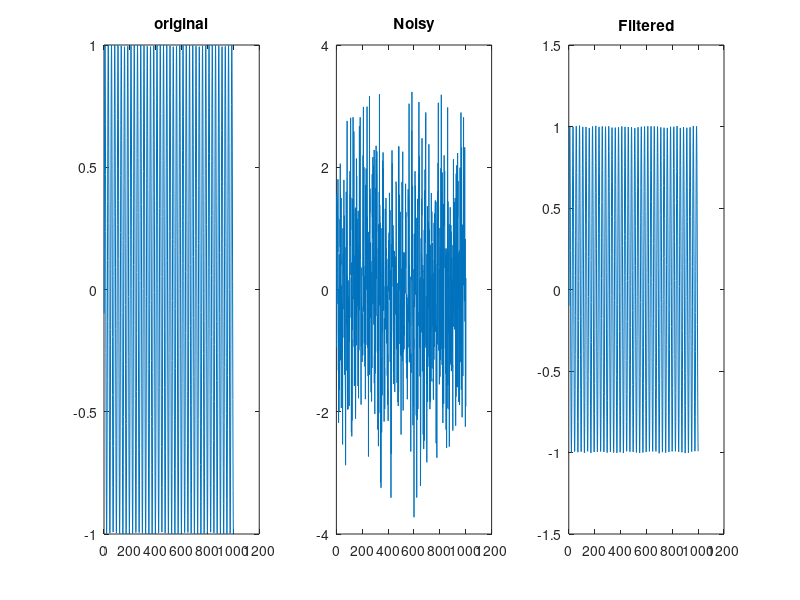

Reproduce this figure in MATLAB.
clear
close all
clc

n=0:1000;
phi = rand(1)*2*pi;
s = sin(0.25*n+phi);

w = randn(1,length(n));
v = filter(1,[1,-0.6],w); 
x = s + w;

%find the autocorrelation
v1 = v(1:end-4);
v2 = v(2:end-3);
v3 = v(3:end-2);
v4= v(4:end-1);
v5 = v(5:end);

V = [v5;v4;v3;v2;v1];
Rvv = V*V'/length(v1);

%find the crosscorrelation
rwv = zeros(5,1);
rwv(1) = sum(v(5:end) .* w(5:end));
rwv(2) = sum(v(4:end-1) .* w(5:end));
rwv(3) = sum(v(3:end-2) .* w(5:end));
rwv(4) = sum(v(2:end-3) .* w(5:end));
rwv(5) = sum(v(1:end-4) .* w(5:end));

% Normalize rsx
rwv = rwv / (length(v) - 1);

% Wiener filter coefficients
hW = Rvv\rwv;
% hW = [    ]

%apply to colored noise to make it white again 
w_hat = filter(hW,1,v);

w_norm = norm(w-w_hat); %to minimize

x_hat = x-w_hat;

subplot(131);plot(s);title('original');
subplot(132);plot(x);title('Noisy');
subplot(133);plot(x_hat);title('Filtered');

disp('w norm');
disp(w_norm);
disp('rms');
rms = mean((s - x_hat)).^2;

disp(rms);